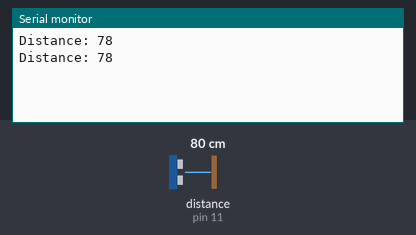
The sketch below on a simulated Arduino Uno, built with avr-gcc and run on an emulated ATmega328P. On the bench: the last lines printed to the serial monitor. Wiring (inferred from the names in the program): ultrasonic range finder: trigger pin 10; echo pin 11. Inputs (shaded band) come from the test bench; at power-on: distance to the obstacle (sensor on pin 11) 80 cm. The echo pulse lasts 58.3 µs per cm.

Above: at 1.8 s.
1.9 s: distance to the obstacle (sensor on pin 11) set to 2 cm
At 2.8 s:
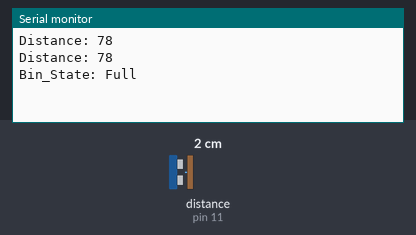
4.5 s: distance to the obstacle (sensor on pin 11) set to 9 cm
At 5.5 s:
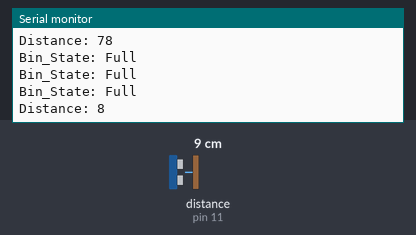
6.0 s: distance to the obstacle (sensor on pin 11) set to 299 cm
At 6.9 s:
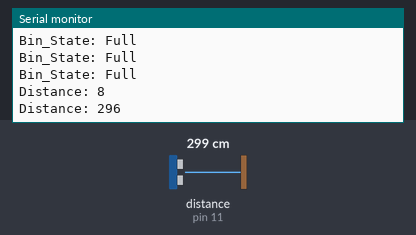
Timing chart, 0 to 9.0 s (numbered marks = the images above; inputs shaded):
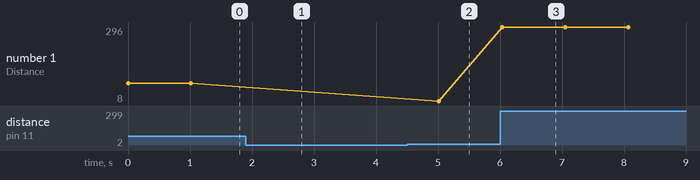

Measured:
- after the input at 1.9 s, the serial monitor: prints a new line after 0.11 s (image 1)
- after the input at 4.5 s, the serial monitor: prints a new line after 0.51 s (image 2)
- after the input at 6.0 s, the serial monitor: prints a new line at once (image 3)
- plotted number 1: 78 → 8 after the input at 4.5 s, 8 → 296 after the input at 6.0 s

The sketch:

Bin_Ultrasonic_sensor.ino
```cpp
const int trigPin = 10;
const int echoPin = 11;
long duration;
int distanceCm;
void setup() {

pinMode(trigPin, OUTPUT);
pinMode(echoPin, INPUT);
Serial.begin(9600);
}

void loop() {
digitalWrite(trigPin, LOW);
delayMicroseconds(2);
digitalWrite(trigPin, HIGH);
delayMicroseconds(10);
digitalWrite(trigPin, LOW);
duration = pulseIn(echoPin, HIGH);
distanceCm= duration*0.034/2;

if (distanceCm >= 0 && distanceCm <= 6.5){
    //bin full
     Serial.println( "Bin_State: Full");

   } else {
      Serial.print("Distance: "); // Prints string "Distance" on the LCD
      Serial.println(distanceCm); // Prints the distance value from the sensor
   }
//Serial.print("Distance: "); // Prints string "Distance" on the LCD
//Serial.println(distanceCm); // Prints the distance value from the sensor
//Serial.print(" cm");
delay(1000);

}
```
